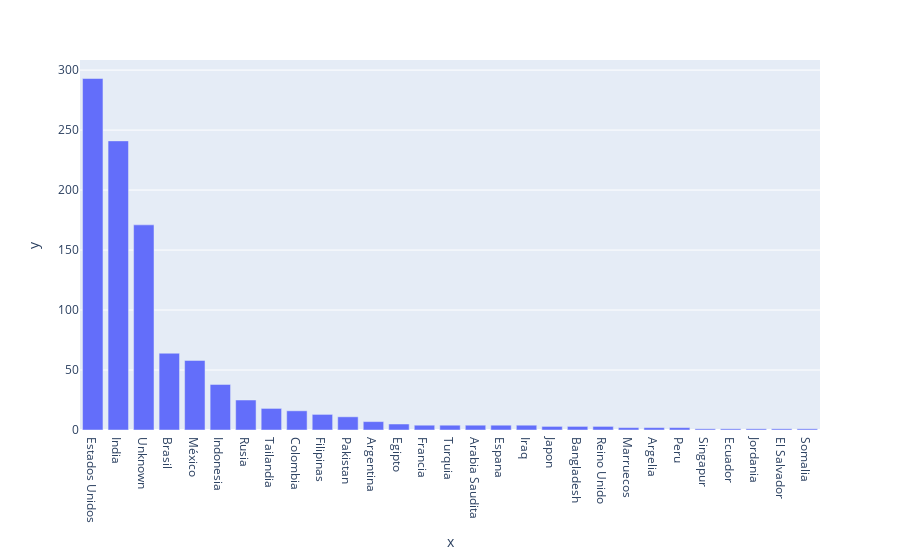

This figure's notebook cell:
### Code cell
px.bar(x= df['country'].value_counts().index,y= df['country'].value_counts())

### Figure 1 — Plotly figure (JSON) as saved in the notebook; plotly's stock layout.template omitted (floating-point values rounded to 4 significant figures)
{"data": [{"alignmentgroup": "True", "hovertemplate": "x=%{x}<br>y=%{y}<extra></extra>", "legendgroup": "", "marker": {"color": "#636efa", "pattern": {"shape": ""}}, "name": "", "offsetgroup": "", "orientation": "v", "showlegend": false, "textposition": "auto", "type": "bar", "x": ["Estados Unidos", "India", "Unknown", "Brasil", "México", "Indonesia", "Rusia", "Tailandia", "Colombia", "Filipinas", "Pakistan", "Argentina", "Egipto", "Francia", "Turquia", "Arabia Saudita", "Espana", "Iraq", "Japon", "Bangladesh", "Reino Unido", "Marruecos", "Argelia", "Peru", "Singapur", "Ecuador", "Jordania", "El Salvador", "Somalia"], "xaxis": "x", "y": [293, 241, 171, 64, 58, 38, 25, 18, 16, 13, 11, 7, 5, 4, 4, 4, 4, 4, 3, 3, 3, 2, 2, 2, 1, 1, 1, 1, 1], "yaxis": "y"}], "layout": {"barmode": "relative", "legend": {"tracegroupgap": 0}, "margin": {"t": 60}, "xaxis": {"anchor": "y", "domain": [0, 1], "title": {"text": "x"}}, "yaxis": {"anchor": "x", "domain": [0, 1], "title": {"text": "y"}}}}
